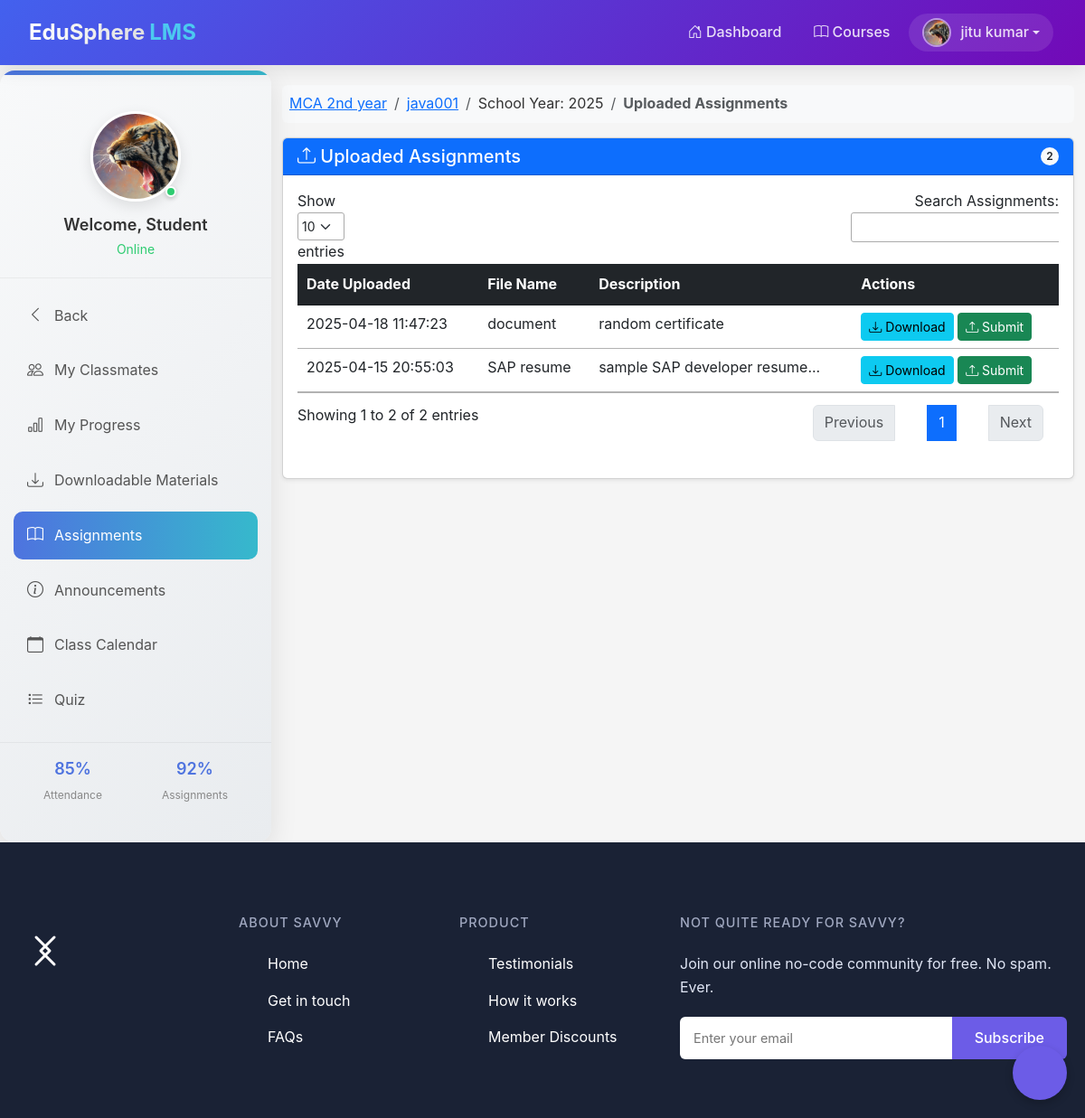
Screenshot of /student/assignment_student.php?id=205 (signed in) with the database file from the repository.
### tables this page shows
CREATE TABLE `student` (
  `student_id` int(11) NOT NULL,
  `firstname` varchar(100) NOT NULL,
  `lastname` varchar(100) NOT NULL,
  `class_id` int(11) NOT NULL,
  `department_id` int(30) NOT NULL,
  `username` varchar(100) NOT NULL,
  `password` varchar(100) NOT NULL,
  `location` varchar(100) NOT NULL,
  `status` varchar(100) NOT NULL
);

CREATE TABLE `teacher_class` (
  `teacher_class_id` int(11) NOT NULL,
  `teacher_id` int(11) NOT NULL,
  `class_id` int(11) NOT NULL,
  `subject_id` int(11) NOT NULL,
  `thumbnails` varchar(100) NOT NULL,
  `school_year` varchar(100) NOT NULL
);

CREATE TABLE `class` (
  `class_id` int(11) NOT NULL,
  `class_name` varchar(100) NOT NULL
);

CREATE TABLE `subject` (
  `subject_id` int(11) NOT NULL,
  `subject_code` varchar(100) NOT NULL,
  `subject_title` varchar(100) NOT NULL,
  `category` varchar(100) NOT NULL,
  `description` longtext NOT NULL,
  `unit` int(11) NOT NULL,
  `Pre_req` varchar(100) NOT NULL,
  `semester` varchar(100) NOT NULL
);

CREATE TABLE `assignment` (
  `assignment_id` int(11) NOT NULL,
  `floc` varchar(300) NOT NULL,
  `fdatein` varchar(100) NOT NULL,
  `fdesc` varchar(100) NOT NULL,
  `teacher_id` int(11) NOT NULL,
  `class_id` int(11) NOT NULL,
  `fname` varchar(100) NOT NULL
);

### student/session.php (called while the page is built, shortened)
<?php
$session_id = $_SESSION['id'];
?>

### student/assignment_student.php (the view, shortened to what this page needs)
<?php include('header_dashboard.php'); ?>
<?php include('session.php'); ?>
<?php $get_id = $_GET['id']; ?>
<body>
    <?php include('navbar_student.php'); ?>
    <div class="container-fluid mt-2">
        <div class="row">
        <div class="col-md-3 student-sidebar d-none d-lg-block" id="sidebar">
    <div class="sidebar-profile">
        <div class="avatar-container">
            <img id="avatar" src="<?php echo $row['location']; ?>" alt="Student Profile">
            <div class="status-indicator"></div>
        </div>
        <h5>Welcome, Student</h5>
        <p class="student-status">Online</p>
    </div>
    <div class="sidebar-nav">
        <ul>
            <li class="<?php echo basename($_SERVER['PHP_SELF']) == 'dashboard_student.php' ? 'active' : ''; ?>">
                <a href="dashboard_student.php">
                    <i class="bi bi-chevron-left"></i>
                    <span>Back</span>
                </a>
            </li>
            <li>
                <a href="my_classmates.php<?php echo '?id=' . $get_id; ?>">
                    <i class="bi bi-people"></i>
                    <span>My Classmates</span>
                </a>
            </li>
            <li>
                <a href="progress.php<?php echo '?id=' . $get_id; ?>">
                    <i class="bi bi-bar-chart"></i>
                    <span>My Progress</span>
                </a>
            </li>
            <li>
                <a href="downloadable_student.php<?php echo '?id=' . $get_id; ?>">
                    <i class="bi bi-download"></i>
                    <span>Downloadable Materials</span>
                </a>
            </li>
            <li class="active">
                <a href="assignment_student.php<?php echo '?id=' . $get_id; ?>">
                    <i class="bi bi-book"></i>
                    <span>Assignments</span>
                </a>
            </li>
            <li>
                <a href="announcements_student.php<?php echo '?id=' . $get_id; ?>">
                    <i class="bi bi-info-circle"></i>
                    <span>Announcements</span>
                </a>
            </li>
            <li>
                <a href="class_calendar_student.php<?php echo '?id=' . $get_id; ?>">
                    <i class="bi bi-calendar"></i>
                    <span>Class Calendar</span>
                </a>
            </li>
            <li>
                <a href="student_quiz_list.php<?php echo '?id=' . $get_id; ?>">
                    <i class="bi bi-list-task"></i>
                    <span>Quiz</span>
                </a>
            </li>
        </ul>
    </div>
    <div class="sidebar-stats">
        <div class="stat-item">
            <span class="stat-value">85%</span>
            <span class="stat-label">Attendance</span>
        </div>
        <div class="stat-item">
            <span class="stat-value">92%</span>
            <span class="stat-label">Assignments</span>
        </div>
    </div>
</div>
            <div class="col-md-9 mt-3">
                <?php
                $class_query = mysqli_query($conn, "SELECT * FROM teacher_class
                    LEFT JOIN class ON class.class_id = teacher_class.class_id
                    LEFT JOIN subject ON subject.subject_id = teacher_class.subject_id
                    WHERE teacher_class_id = '$get_id'") or die(mysqli_error());
                $class_row = mysqli_fetch_array($class_query);
                ?>
                <nav aria-label="breadcrumb">
                    <ol class="breadcrumb bg-light p-2 rounded">
                        <li class="breadcrumb-item"><a href="#"><?php echo $class_row['class_name']; ?></a></li>
                        <li class="breadcrumb-item"><a href="#"><?php echo $class_row['subject_code']; ?></a></li>
                        <li class="breadcrumb-item">School Year: <?php echo $class_row['school_year']; ?></li>
                        <li class="breadcrumb-item active" aria-current="page"><strong>Uploaded Assignments</strong></li>
                    </ol>
                </nav>
                <div class="card shadow-sm">
                    <div class="card-header bg-primary text-white d-flex justify-content-between align-items-center">
                        <h5 class="mb-0"><i class="bi bi-upload"></i> Uploaded Assignments</h5>
                        <?php
                        $query = mysqli_query($conn, "SELECT * FROM assignment WHERE class_id = '$get_id' ORDER BY fdatein DESC") or die(mysqli_error());
                        $count = mysqli_num_rows($query);
                        ?>
                        <span class="badge bg-light text-dark"><?php echo $count; ?></span>
                    </div>
                    <div class="card-body">
                        <?php if ($count == 0) { ?>
                            <div class="alert alert-success text-center">No Assignments Currently Uploaded</div>
                        <?php } else { ?>
                            <div class="table-responsive">
                                <table class="table table-hover" id="assignmentsTable">
                                    <thead class="table-dark">
                                        <tr>
                                            <th>Date Uploaded</th>
                                            <th>File Name</th>
                                            <th>Description</th>
                                            <th>Actions</th>
                                        </tr>
                                    </thead>
                                    <tbody>
                                        <?php
                                        while ($row = mysqli_fetch_array($query)) {
                                            $id = $row['assignment_id'];
                                            $floc = $row['floc'];
                                        ?>
                                            <tr>
                                                <td><?php echo $row['fdatein']; ?></td>
                                                <td><?php echo $row['fname']; ?></td>
                                                <td><?php echo $row['fdesc']; ?></td>
                                                <td>
                                                    <form method="post" action="submit_assignment.php?id=<?php echo $get_id; ?>&post_id=<?php echo $id; ?>">
                                                        <?php if ($floc != "") { ?>
                                                            <a href="<?php echo $row['floc']; ?>" class="btn btn-info btn-sm"><i class="bi bi-download"></i> Download</a>
                                                        <?php } ?>
                                                        <button type="submit" name="btn_assign" class="btn btn-success btn-sm"><i class="bi bi-upload"></i> Submit</button>
                                                    </form>
                                                </td>
                                            </tr>
                                        <?php } ?>
                                    </tbody>
                                </table>
                            </div>
                        <?php } ?>
                    </div>
                </div>
            </div>
        </div>
    </div>
    <?php include('footer.php'); ?>
</body>
</html>

### student/navbar_student.php (shortened to what this page needs)
<nav class="navbar navbar-expand-lg navbar-dark fixed-top edu-navbar">
    <div class="container-fluid">
        <a class="navbar-brand" href="#">
            <span class="brand-text">EduSphere</span>
            <span class="brand-highlight">LMS</span>
        </a>
        <div class="collapse navbar-collapse" id="navbarNav">
            <ul class="navbar-nav ms-auto">
                <li class="nav-item">
                    <a class="nav-link navbar-link navbar-link-animation" href="dashboard_student.php">
                        <i class="bi bi-house-door"></i> Dashboard
                    </a>
                </li>
                <li class="nav-item">
                    <a class="nav-link navbar-link navbar-link-animation" href="courses.php">
                        <i class="bi bi-book"></i> Courses
                    </a>
                </li>
                <?php
                $query = mysqli_query($conn, "SELECT * FROM student WHERE student_id = '$session_id'") or die(mysqli_error());
                $row = mysqli_fetch_array($query);
                ?>
                <li class="nav-item dropdown">
                    <a class="nav-link navbar-link dropdown-toggle profile-link" href="#" id="studentDropdown" role="button" data-bs-toggle="dropdown">
                        <div class="avatar-container1">
                            <?php
                            $avatar = $row['location'] ? $row['location'] : 'default_avatar.png';
                            ?>
                            <img src="<?php echo $avatar; ?>" alt="Profile" class="avatar-img">
                        </div>
                        <span class="profile-name"><?php echo $row['firstname'] . " " . $row['lastname']; ?></span>
                    </a>
                </li>
            </ul>
        </div>
    </div>
</nav>

### student/styles.css (style rules this page uses)
.student-sidebar { height: 100%; background: linear-gradient(135deg, #f8f9fa 0%, #e9ecef 100%); border-radius: 16px; box-shadow: 0 8px 30px rgba(0, 0, 0, 0.1); padding: 25px 0; transition: all 0.3s ease; position: relative; overflow: hidden; }
.student-sidebar::before { content: ''; position: absolute; top: 0; left: 0; width: 100%; height: 5px; background: linear-gradient(90deg, #4e73df, #36b9cc); }
.sidebar-profile { padding: 20px; text-align: center; border-bottom: 1px solid rgba(0, 0, 0, 0.05); margin-bottom: 15px; }
.avatar-container { position: relative; width: 100px; height: 100px; margin: 0 auto 15px; }
#avatar { width: 100%; height: 100%; object-fit: cover; border-radius: 50%; border: 3px solid #fff; box-shadow: 0 5px 15px rgba(0, 0, 0, 0.1); transition: transform 0.3s ease; }
.status-indicator { position: absolute; bottom: 5px; right: 5px; width: 12px; height: 12px; background-color: #2ecc71; border-radius: 50%; border: 2px solid #fff; box-shadow: 0 2px 5px rgba(0, 0, 0, 0.2); }
.sidebar-profile h5 { margin: 0; font-size: 18px; font-weight: 600; color: #333; }
.student-status { font-size: 14px; color: #2ecc71; margin: 5px 0 0; }
.sidebar-nav { padding: 0 15px; }
.sidebar-nav ul { list-style: none; padding: 0; margin: 0; }
.sidebar-nav li { margin-bottom: 8px; border-radius: 10px; transition: all 0.2s ease; position: relative; }
.sidebar-nav li a { display: flex; align-items: center; padding: 12px 15px; text-decoration: none; color: #555; border-radius: 10px; transition: all 0.3s ease; }
.sidebar-nav li.active { background: linear-gradient(90deg, #4e73df, #36b9cc); }
.sidebar-nav li.active a { color: white; }
.sidebar-nav li i { font-size: 18px; margin-right: 12px; transition: transform 0.2s ease; }
.sidebar-nav li.active i { color: white; }
.badge { background-color: #e74a3b; color: white; font-size: 12px; font-weight: 600; height: 20px; width: 20px; display: flex; align-items: center; justify-content: center; border-radius: 50%; margin-left: auto; }
.sidebar-stats { display: flex; justify-content: space-around; padding: 15px; margin-top: 20px; border-top: 1px solid rgba(0, 0, 0, 0.05); }
.stat-item { text-align: center; }
.stat-value { display: block; font-size: 18px; font-weight: 600; color: #4e73df; }
.stat-label { font-size: 12px; color: #888; }
:root { --primary-color: #4361ee; --primary-dark: #3a56d4; --secondary-color: #7209b7; --accent-color: #4cc9f0; --text-light: #ffffff; --text-dark: #333333; --transition-speed: 0.3s; --box-shadow: 0 4px 20px rgba(0, 0, 0, 0.1); }
body { font-family: 'Poppins', sans-serif; padding-top: 70px; }
.edu-navbar { background: linear-gradient(135deg, var(--primary-color), var(--secondary-color)); padding: 12px 20px; box-shadow: var(--box-shadow); transition: all var(--transition-speed) ease; }
.navbar-brand { font-weight: 700; font-size: 1.5rem; display: flex; align-items: center; position: relative; }
.brand-text { background: linear-gradient(to right, #fff, #e0e0e0); -webkit-background-clip: text; background-clip: text; color: transparent; transition: all 0.3s ease; }
.brand-highlight { color: var(--accent-color); margin-left: 5px; position: relative; }
.brand-highlight::after { content: ''; position: absolute; bottom: -3px; left: 0; width: 100%; height: 2px; background-color: var(--accent-color); transform: scaleX(0); transform-origin: bottom right; transition: transform 0.3s ease; }
.navbar-link { color: rgba(255, 255, 255, 0.85) !important; font-weight: 500; padding: 8px 15px !important; border-radius: 6px; transition: all 0.3s ease; position: relative; margin: 0 3px; }
.navbar-link-animation::after { content: ''; position: absolute; bottom: 0; left: 50%; width: 0; height: 2px; background-color: var(--accent-color); transition: all 0.3s ease; transform: translateX(-50%); }
.profile-link { display: flex; align-items: center; padding: 5px 15px !important; background-color: rgba(255, 255, 255, 0.1); border-radius: 30px; transition: all 0.3s ease; }
.avatar-container1 { width: 32px; height: 32px; border-radius: 50%; overflow: hidden; margin-right: 10px; border: 2px solid rgba(255, 255, 255, 0.5); transition: all 0.3s ease; }
.avatar-img { width: 100%; height: 100%; object-fit: cover; }
.profile-name { max-width: 120px; white-space: nowrap; overflow: hidden; text-overflow: ellipsis; }

### rows the page displays
student: location (picture), firstname "jitu", lastname "kumar"
teacher_class: class.class_name "MCA 2nd year", subject.subject_code "java001", school_year "2025"
assignment: fdatein "2025-04-18 11:47:23", fname "document", fdesc "random certificate"
assignment: fdatein "2025-04-15 20:55:03", fname "SAP resume", fdesc "sample SAP developer resume..."

### other values shown
$count "2"
